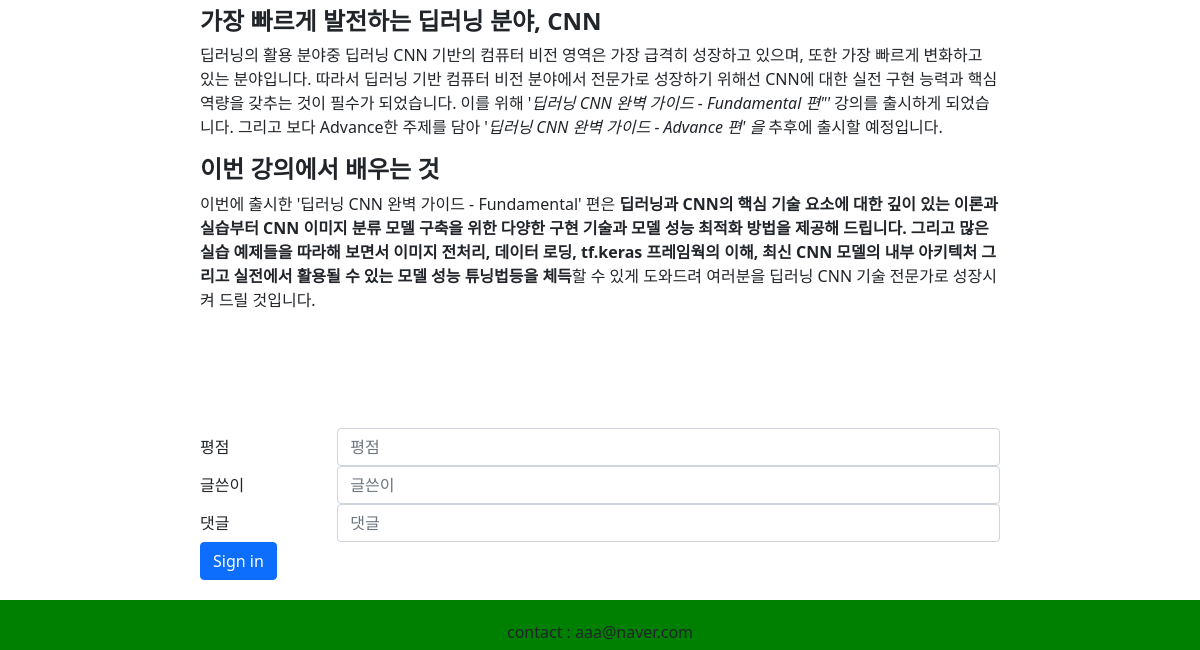
The app's page /lecture_list/1/ (lower part), older data.
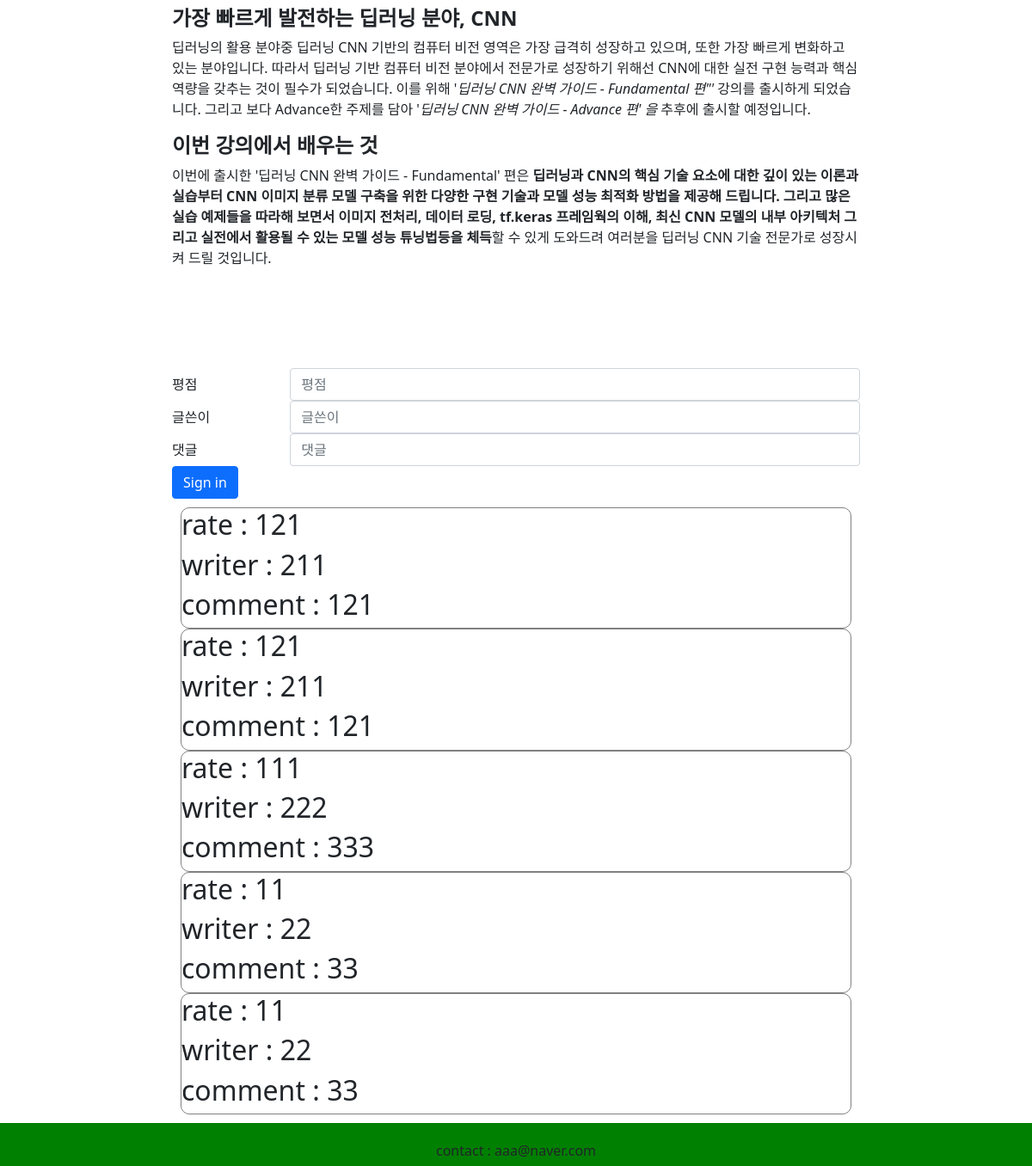
The same page, newer data.
### inflearn_lecture/models.py (models this page shows, shortened)
class myText(models.Model):
    author = models.ForeignKey(settings.AUTH_USER_MODEL, on_delete=models.CASCADE)
    title = models.CharField(max_length=200)
    content = models.CharField(max_length=200)
    img_url = models.CharField(max_length=200)
    board_text = RichTextUploadingField(null=True)
    category = models.CharField(max_length=200, null=True)
    def __str__(self):
        return self.title

class Comment(models.Model):
    lecture = models.ForeignKey(myText, on_delete=models.CASCADE)
    rate = models.CharField(max_length=200, null=True)
    writer = models.CharField(max_length=200, null=True)
    comment = models.CharField(max_length=200, null=True)
    def __str__(self):
        return self.comment

### inflearn_lecture/views.py (the view, shortened to what this page needs)
# urls.py: path('lecture_list/<int:pk>/', views.lecture_list_info, name="lecture_list_info"),
def lecture_list_info(request, pk):
    board_contents = get_object_or_404(myText, pk=pk)
    print("lecture_list_info() : ", board_contents)
    comments = Comment.objects.filter(lecture=board_contents)
    print('Comments : ', comments)
    if request.user.is_authenticated:
        print('이게 뭘까?')
        print(request.user.username)
    return render(request, 'inflearn_lecture/lecture_list_info.html', {
        'board_contents': board_contents,
        'comments': comments,
    })

### inflearn_lecture/templates/inflearn_lecture/lecture_list_info.html (shortened to what this page needs)
{% extends 'inflearn_lecture/base.html' %}
{% block content %}
    <div class="contents">
        {{ board_contents.board_text | safe }}
    </div>
    <div style="width: 800px; margin: auto;" >
        <form method="POST" action="{% url 'lecture_list_info' pk=board_contents.pk %}">{% csrf_token %}
            <div class="form-group row">
                <label for="inputEmail3" class="col-sm-2 col-form-label">평점</label>
                <div class="col-sm-10">
                    <input name="rate" type="number" class="form-control" placeholder="평점">
                </div>
            </div>
            <div class="form-group row">
                <label for="inputEmail3" class="col-sm-2 col-form-label">글쓴이</label>
                <div class="col-sm-10">
                    <input name="writer" type="text" class="form-control" id="inputEmail3" placeholder="글쓴이">
                </div>
            </div>
            <div class="form-group row">
                <label for="inputPassword3" class="col-sm-2 col-form-label">댓글</label>
                <div class="col-sm-10">
                    <input name="comment" type="text" class="form-control" id="inputPassword3" placeholder="댓글">
                </div>
            </div>
            <div class="form-group row">
                <div class="col-sm-10">
                    <button type="submit" class="btn btn-primary">Sign in</button>
                </div>
            </div>
        </form>
    </div>
    <div style="width: 800px; margin: auto; padding: 10px;">
        {% for comment in comments %}
            <div style="border: 1px solid gray; border-radius: 10px;">
                <h2>rate : {{ comment.rate }}</h2>
                <h2>writer : {{ comment.writer }}</h2>
                <h2>comment : {{ comment.comment }}</h2>
            </div>
        {% endfor %}
    </div>
{% endblock %}

### inflearn_lecture/templates/inflearn_lecture/base.html (shortened to what this page needs)
<!DOCTYPE html>
<html lang="en">
<head>
    <link href="https://cdn.jsdelivr.net/npm/bootstrap@5.1.1/dist/css/bootstrap.min.css" rel="stylesheet">
</head>
<body>
    {% block content %}
    {% endblock %}
    <div class="footer">
        contact : aaa@naver.com
    </div>
</body>
</html>

### inflearn_lecture/templates/inflearn_lecture/base.html (style rules this page uses)
* { margin: 0px; padding: 0px; }
.footer { left: 0; bottom: 0; width: 100%; height: 50px; background-color: green; text-align: center; padding-top: 20px; }

### inflearn_lecture/templates/inflearn_lecture/lecture_list_info.html (style rules this page uses)
.contents { width: 1000px; margin: auto; padding: 100px; }

Row changes from the older to the newer data that the page shows:
added Comment: rate "121", writer "211", comment "121"
added Comment: rate "121", writer "211", comment "121"
added Comment: rate "111", writer "222", comment "333"
added Comment: rate "11", writer "22", comment "33"
added Comment: rate "11", writer "22", comment "33"
